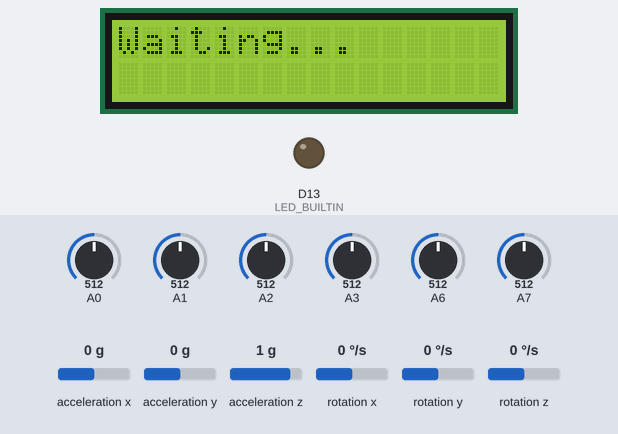
The sketch below on a simulated Arduino Nano 33 BLE. On the bench: 16×2 character LCD, output pins drawn as LEDs (lit = HIGH). Dashed ring = blinking. The test bench sets the inputs (shaded band); at power-on: A0 = 512, A1 = 512, A2 = 512, A3 = 512, A6 = 512, A7 = 512, acceleration x 0 g, acceleration y 0 g, acceleration z 1 g, rotation x 0 °/s, rotation y 0 °/s, rotation z 0 °/s. Nothing arrives over Bluetooth unless stated; a phone connects over Bluetooth LE 3 s after start; what the sketch prints to the serial monitor is not drawn.

Above: at 0.1 s.
At 2.74 s:
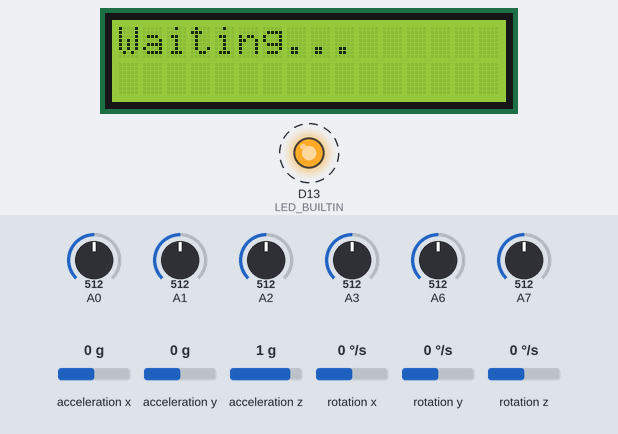
At 94.6 s:
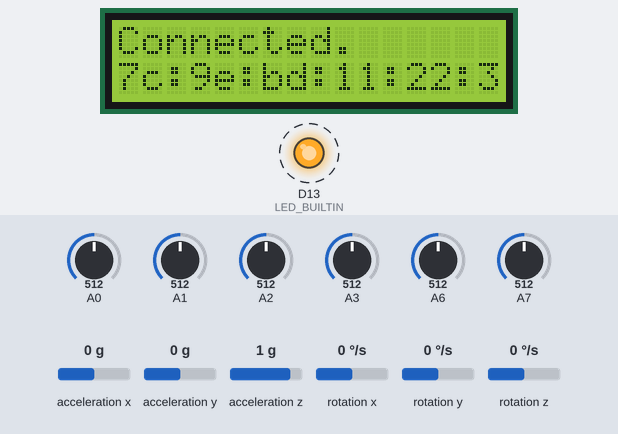
Timing chart, 0 to 130.0 s (numbered marks = the images above):
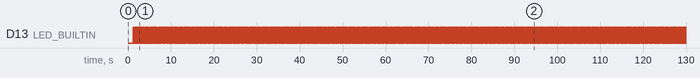

Measured:
- by itself, D13 (LED_BUILTIN): alternates HIGH for 0.10 s and LOW for 0.10 s

The sketch:

Arduino_ASL.ino
```cpp
#include <ArduinoBLE.h>
#include "Arduino_BMI270_BMM150.h"
#include <LiquidCrystal_I2C.h>
#include <string>

constexpr char *BLE_UUID_MESSAGE_SERVICE            = "9A48ECBA-2E92-082F-C079-9E75AAE428B1";
constexpr char *BLE_UUID_PREDICTION_CHARACTERISTIC  = "2D2F88C4-F244-5A80-21F1-EE0224E80658";
constexpr char *BLE_UUID_SENTENCE_CHARACTERISTIC    = "19B10001-E8F2-537E-4F6C-D104768A1214";

constexpr char BACKSPACE      = '*';
constexpr char DELETE         = '!';

constexpr int ROWS            = 2;
constexpr int COLS            = 16;

short fingers[6];
char c;
std::string sentence = "";
bool on = true;

LiquidCrystal_I2C lcd(0x27, COLS, ROWS);

BLEService messageService(BLE_UUID_MESSAGE_SERVICE);
BLEStringCharacteristic predictionCharacteristic(BLE_UUID_PREDICTION_CHARACTERISTIC, BLENotify, 1);
BLEStringCharacteristic sentenceCharacteristic(BLE_UUID_SENTENCE_CHARACTERISTIC, BLENotify, COLS);

void dumpData(){

  std::string readString, send;
  float x_dps, y_dps, z_dps, x_g, y_g, z_g;

  fingers[0] = analogRead(A0);
  fingers[1] = analogRead(A1);
  fingers[2] = analogRead(A2);
  fingers[3] = analogRead(A3);
  fingers[4] = analogRead(A6);
  fingers[5] = analogRead(A7);

  if(IMU.gyroscopeAvailable() && IMU.accelerationAvailable()){
    IMU.readGyroscope(x_dps, y_dps, z_dps);
    IMU.readAcceleration(x_g, y_g, z_g);

    send = std::to_string(fingers[0]) + ',' + std::to_string(fingers[1]) + ','
    + std::to_string(fingers[2]) + ',' + std::to_string(fingers[3]) + ','
    + std::to_string(fingers[4]) + ',' + std::to_string(fingers[5]) + ','
    + std::to_string(x_dps) + ',' + std::to_string(y_dps) + ',' + std::to_string(z_dps) + ','
    + std::to_string(x_g) + ',' + std::to_string(y_g) + ',' + std::to_string(z_g);

    Serial.println(send.c_str());
    Serial.flush();
  }

  on = !on;
  digitalWrite(LED_BUILTIN, on);
  delay(100);

  while(Serial.available() > 0){
    c = Serial.read();
    readString += c;
  }

  if(readString.length() >= 2 && readString.find(',') != std::string::npos){
    lcd.clear();
    lcd.home();

    lcd.setCursor(14, 1);
    lcd.print(char(readString[0] - 'a' + 'A'));
    lcd.setCursor(15, 1);
    lcd.print(readString[0]);

    if(readString.substr(2, readString.length() - 2).length() == 1){
      c = readString[2];

      if(c == BACKSPACE ){
        if(sentence.length() > 0)
          sentence.pop_back();

      }else if(c == DELETE){
        sentence = "";

      }else{
        sentence += c;
      }
    }

    lcd.setCursor(0, 0);
    predictionCharacteristic.writeValue(readString.substr(0, 1).c_str());

    if(sentence.length() && sentence[sentence.length() - 1] == ' '){
      lcd.print((sentence.substr(0, sentence.length() - 1) + '_').c_str());
      sentenceCharacteristic.writeValue((sentence.substr(0, sentence.length() - 1) + '_').c_str());

    }else{
      lcd.print(sentence.c_str());
      sentenceCharacteristic.writeValue(sentence.c_str());
    }
  }
}

void setup() {

  pinMode(LED_BUILTIN, OUTPUT);

  Serial.begin(115200);
  Serial.println("Started");

  if(!IMU.begin()){
    Serial.println("IMU failed to initialize");
    while(1);
  }

  Serial.println("IMU ON");

  lcd.init();
  lcd.backlight();
  lcd.home();
  lcd.print("Waiting...");

  BLE.begin();
  BLE.setDeviceName("Nano_33_BLE");
  BLE.setLocalName("Nano_33_BLE");

  BLE.setAdvertisedService(messageService);
  messageService.addCharacteristic(predictionCharacteristic);
  messageService.addCharacteristic(sentenceCharacteristic);

  BLE.addService(messageService);
  predictionCharacteristic.writeValue("");
  sentenceCharacteristic.writeValue("");

  BLE.advertise();
  delay(1000);
}

void loop() {
  lcd.home();
  BLEDevice central = BLE.central();

  dumpData();

  if (central) {
    lcd.home();
    lcd.print("Connected");

    lcd.setCursor(0, 1);
    lcd.print(central.address());

    while (central.connected()) {
      dumpData();
    }
    lcd.clear();
    lcd.home();
  }
}
```
